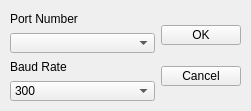
<?xml version="1.0" encoding="UTF-8"?>
<ui version="4.0">
 <class>portwindow</class>
 <widget class="QWidget" name="portwindow">
  <property name="geometry">
   <rect>
    <x>0</x>
    <y>0</y>
    <width>251</width>
    <height>111</height>
   </rect>
  </property>
  <property name="windowTitle">
   <string>Form</string>
  </property>
  <widget class="QWidget" name="horizontalLayoutWidget">
   <property name="geometry">
    <rect>
     <x>10</x>
     <y>10</y>
     <width>231</width>
     <height>91</height>
    </rect>
   </property>
   <layout class="QHBoxLayout" name="horizontalLayout" stretch="3,1">
    <item>
     <layout class="QVBoxLayout" name="verticalLayout_2">
      <item>
       <widget class="QLabel" name="label">
        <property name="text">
         <string>Port Number</string>
        </property>
       </widget>
      </item>
      <item>
       <widget class="QComboBox" name="comboBox">
        <property name="maximumSize">
         <size>
          <width>300</width>
          <height>20</height>
         </size>
        </property>
       </widget>
      </item>
      <item>
       <widget class="QLabel" name="label_2">
        <property name="text">
         <string>Baud Rate</string>
        </property>
       </widget>
      </item>
      <item>
       <widget class="QComboBox" name="comboBox_2">
        <property name="maximumSize">
         <size>
          <width>300</width>
          <height>20</height>
         </size>
        </property>
        <item>
         <property name="text">
          <string>300</string>
         </property>
        </item>
        <item>
         <property name="text">
          <string>600</string>
         </property>
        </item>
        <item>
         <property name="text">
          <string>1200</string>
         </property>
        </item>
        <item>
         <property name="text">
          <string>1800</string>
         </property>
        </item>
        <item>
         <property name="text">
          <string>2400</string>
         </property>
        </item>
        <item>
         <property name="text">
          <string>4800</string>
         </property>
        </item>
        <item>
         <property name="text">
          <string>7200</string>
         </property>
        </item>
        <item>
         <property name="text">
          <string>9600</string>
         </property>
        </item>
        <item>
         <property name="text">
          <string>14400</string>
         </property>
        </item>
        <item>
         <property name="text">
          <string>19200</string>
         </property>
        </item>
        <item>
         <property name="text">
          <string>38400</string>
         </property>
        </item>
        <item>
         <property name="text">
          <string>57600</string>
         </property>
        </item>
        <item>
         <property name="text">
          <string>115200</string>
         </property>
        </item>
        <item>
         <property name="text">
          <string>230400</string>
         </property>
        </item>
        <item>
         <property name="text">
          <string>460800</string>
         </property>
        </item>
        <item>
         <property name="text">
          <string>921600</string>
         </property>
        </item>
       </widget>
      </item>
     </layout>
    </item>
    <item>
     <layout class="QVBoxLayout" name="verticalLayout">
      <property name="sizeConstraint">
       <enum>QLayout::SetDefaultConstraint</enum>
      </property>
      <item>
       <widget class="QPushButton" name="pushButton_OK">
        <property name="maximumSize">
         <size>
          <width>100</width>
          <height>20</height>
         </size>
        </property>
        <property name="text">
         <string>OK</string>
        </property>
       </widget>
      </item>
      <item>
       <widget class="QPushButton" name="pushButton_Cancel">
        <property name="maximumSize">
         <size>
          <width>100</width>
          <height>20</height>
         </size>
        </property>
        <property name="text">
         <string>Cancel</string>
        </property>
       </widget>
      </item>
     </layout>
    </item>
   </layout>
  </widget>
 </widget>
 <resources/>
 <connections/>
</ui>
